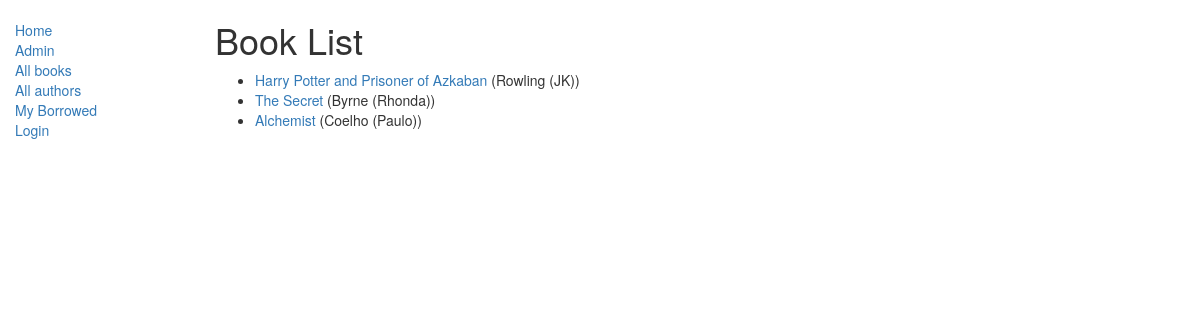
/catalog/books/, run on the app's committed database.
### catalog/models.py (models this page shows, shortened)
class Book(models.Model):
    title    = models.CharField(max_length=200)
    author   = models.ForeignKey(Author , on_delete = models.SET_NULL , null = True)
    summary  = models.TextField(max_length=1000)
    isbn     = models.CharField('ISBN' , max_length=13)   #dastene "ISBN" o nemidoonm chie
    genre    = models.ManyToManyField(Genre)
    def get_absolute_url(self):
        return reverse('catalog:book-detail', args=[str(self.id)])
    def display_genre(self):
        return ', '.join([genre.name for genre in self.genre.all()[:3]])
    display_genre.short_description = 'Genre'

class Author(models.Model):
    first_name      = models.CharField(max_length=300)
    last_name       = models.CharField(max_length=300)
    date_of_birth   = models.DateField(null =True , blank = True)
    date_of_death   = models.DateField('died' , null = True , blank = True)
    def __str__(self):
        return '%s (%s)' % (self.last_name , self.first_name)

### catalog/views.py (the view)
# urls.py: path('books/' , views.BookListView.as_view(), name='book-list'),
class BookListView(generic.ListView):
    template_name = 'catalog/booklist.html'
    model = models.Book

### catalog/templates/catalog/booklist.html
{% extends "catalog/base_generic.html" %}
{% block content %}
    <h1>Book List</h1>
    {% if book_list %}
    <ul>
      {% for book in book_list %}
      <li>
        <a href="{{ book.get_absolute_url }}">{{ book.title }}</a> ({{book.author}})
      </li>
      {% endfor %}
    </ul>
    {% else %}
      <p>There are no books in the library.</p>
    {% endif %}
{% endblock %}

### data on the page
Book: title "Harry Potter and Prisoner of Azkaban", author "Rowling (JK)"
Book: title "The Secret", author "Byrne (Rhonda)"
Book: title "Alchemist", author "Coelho (Paulo)"
